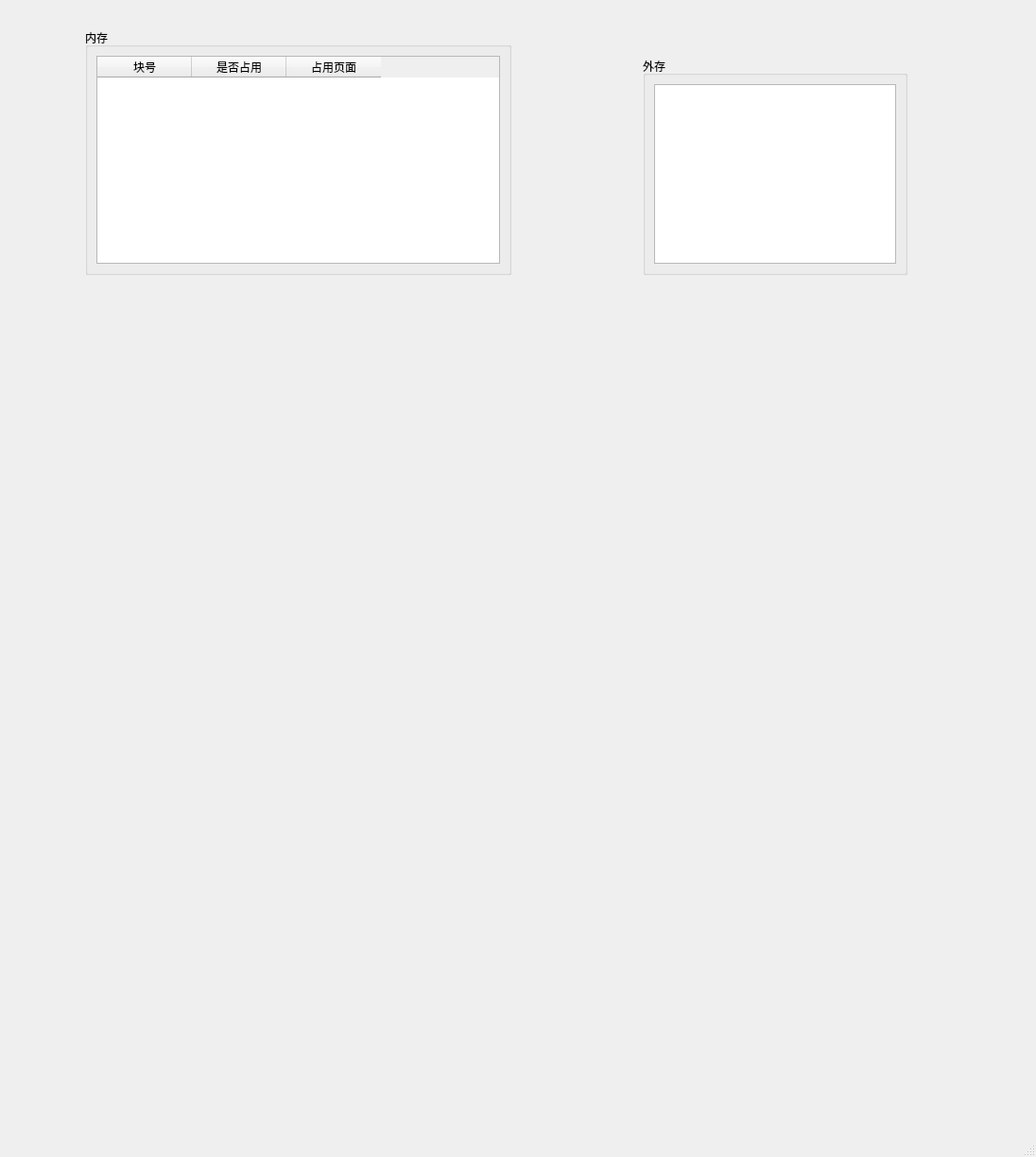
<?xml version="1.0" encoding="UTF-8"?>
<ui version="4.0">
 <class>MainWindow</class>
 <widget class="QMainWindow" name="MainWindow">
  <property name="geometry">
   <rect>
    <x>0</x>
    <y>0</y>
    <width>1096</width>
    <height>1224</height>
   </rect>
  </property>
  <property name="windowTitle">
   <string>MainWindow</string>
  </property>
  <widget class="QWidget" name="centralwidget">
   <widget class="QGroupBox" name="groupBox">
    <property name="geometry">
     <rect>
      <x>680</x>
      <y>60</y>
      <width>280</width>
      <height>231</height>
     </rect>
    </property>
    <property name="title">
     <string>外存</string>
    </property>
    <layout class="QGridLayout" name="gridLayout">
     <item row="0" column="0">
      <widget class="QTableWidget" name="tableWidget_disk"/>
     </item>
    </layout>
   </widget>
   <widget class="QGroupBox" name="groupBox_2">
    <property name="geometry">
     <rect>
      <x>90</x>
      <y>30</y>
      <width>451</width>
      <height>261</height>
     </rect>
    </property>
    <property name="title">
     <string>内存</string>
    </property>
    <layout class="QGridLayout" name="gridLayout_2">
     <item row="1" column="0">
      <widget class="QTableWidget" name="tableWidget_mrmory">
       <property name="showDropIndicator" stdset="0">
        <bool>true</bool>
       </property>
       <property name="cornerButtonEnabled">
        <bool>true</bool>
       </property>
       <attribute name="horizontalHeaderCascadingSectionResizes">
        <bool>false</bool>
       </attribute>
       <attribute name="horizontalHeaderShowSortIndicator" stdset="0">
        <bool>false</bool>
       </attribute>
       <attribute name="horizontalHeaderStretchLastSection">
        <bool>false</bool>
       </attribute>
       <column>
        <property name="text">
         <string>块号</string>
        </property>
       </column>
       <column>
        <property name="text">
         <string>是否占用</string>
        </property>
       </column>
       <column>
        <property name="text">
         <string>占用页面</string>
        </property>
       </column>
      </widget>
     </item>
    </layout>
   </widget>
  </widget>
  <widget class="QMenuBar" name="menubar">
   <property name="geometry">
    <rect>
     <x>0</x>
     <y>0</y>
     <width>1096</width>
     <height>26</height>
    </rect>
   </property>
  </widget>
  <widget class="QStatusBar" name="statusbar"/>
 </widget>
 <resources/>
 <connections/>
</ui>
